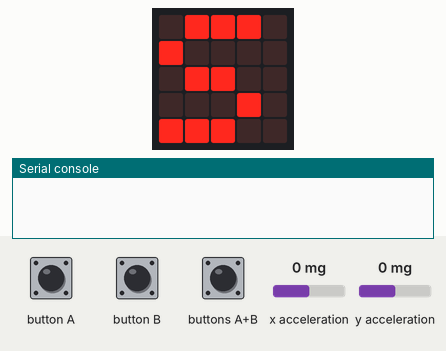
Simulated run of this program. Board: BBC micro:bit (MakeCode). Parts: the board's 5×5 LED display, the last lines printed to the serial console. Inputs (shaded band) come from the test bench; at power-on: x acceleration 0 mg, y acceleration 0 mg. No radio messages arrive unless stated (any console line starting 'radio sent:' is added by the test bench).

Above: at 1.9 s.
2.0 s: button A pressed for 0.15 s
At 2.5 s:
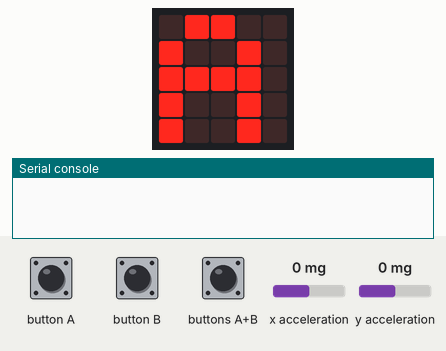
3.6 s: button B pressed for 0.15 s
At 4.9 s:
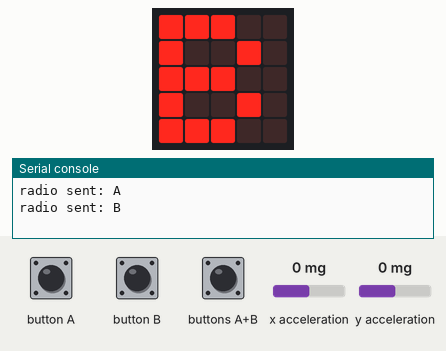
5.2 s: buttons A+B pressed for 0.15 s
At 6.2 s:
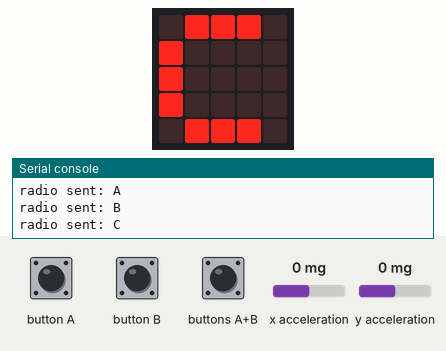
Timing chart, 0 to 8.2 s (numbered marks = the images above; inputs shaded):
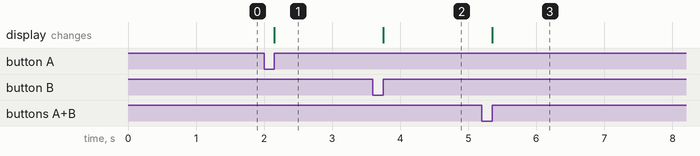

The program:

main.ts
```typescript
input.onButtonPressed(Button.A, function () {
    basic.showString("A")
    radio.sendString("A")
})
input.onButtonPressed(Button.AB, function () {
    basic.showString("C")
    radio.sendString("C")
})
input.onButtonPressed(Button.B, function () {
    basic.showString("B")
    radio.sendString("B")
})
let acc_y = 0
let acc_x = 0
basic.showString("S")
radio.setGroup(1)
let snv_x = 10
let snv_y = 10
let pre_x = 0
let pre_y = 0
basic.forever(function () {
    acc_x = input.acceleration(Dimension.X)
    acc_y = input.acceleration(Dimension.Y)
    if (Math.abs(acc_x - pre_x) > snv_x) {
        radio.sendValue("x", acc_x)
    }
    if (Math.abs(acc_y - pre_y) > snv_y) {
        radio.sendValue("y", acc_y)
    }
    pre_x = acc_x
    pre_y = acc_y
})
```

test.ts
```typescript
// テストはここに来ます。このパッケージが拡張機能として使用されるときにはコンパイルされません。
```

Measured:
- after the input at 2.0 s, the display: changes after 0.15 s (image 1)
- after the input at 3.6 s, the display: changes after 0.15 s (image 2)
- after the input at 5.2 s, the display: changes after 0.15 s (image 3)
